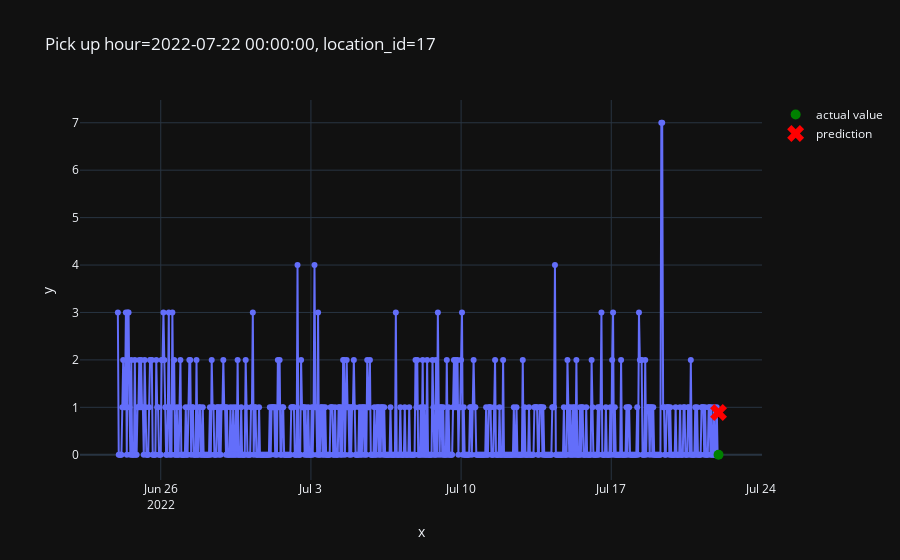

The notebook cell saved with this chart:
### Code cell
from src.plot import plot_one_sample

plot_one_sample(
    features=X_test,
    targets=y_test,
    example_id=2979,
    predictions=pd.Series(predictions)
)

### Figure 1 — Plotly figure (JSON) as saved in the notebook; plotly's stock layout.template omitted (floating-point values rounded to 4 significant figures; data arrays with more than 128 entries replaced by an {"elided": "..."} marker saying what was removed)
{"data": [{"hovertemplate": "x=%{x}<br>y=%{y}<extra></extra>", "legendgroup": "", "line": {"color": "#636efa", "dash": "solid"}, "marker": {"symbol": "circle"}, "mode": "lines+markers", "name": "", "orientation": "v", "showlegend": false, "type": "scatter", "x": {"elided": "673 str values"}, "xaxis": "x", "y": {"elided": "673 int values"}, "yaxis": "y"}, {"line": {"color": "green"}, "marker": {"size": 10}, "mode": "markers", "name": "actual value", "type": "scatter", "x": ["2022-07-22T00:00:00"], "y": [0]}, {"line": {"color": "red"}, "marker": {"size": 15, "symbol": "x"}, "mode": "markers", "name": "prediction", "type": "scatter", "x": ["2022-07-22T00:00:00"], "y": [0.8904]}], "layout": {"legend": {"tracegroupgap": 0}, "title": {"text": "Pick up hour=2022-07-22 00:00:00, location_id=17"}, "xaxis": {"anchor": "y", "domain": [0, 1], "title": {"text": "x"}}, "yaxis": {"anchor": "x", "domain": [0, 1], "title": {"text": "y"}}}}
